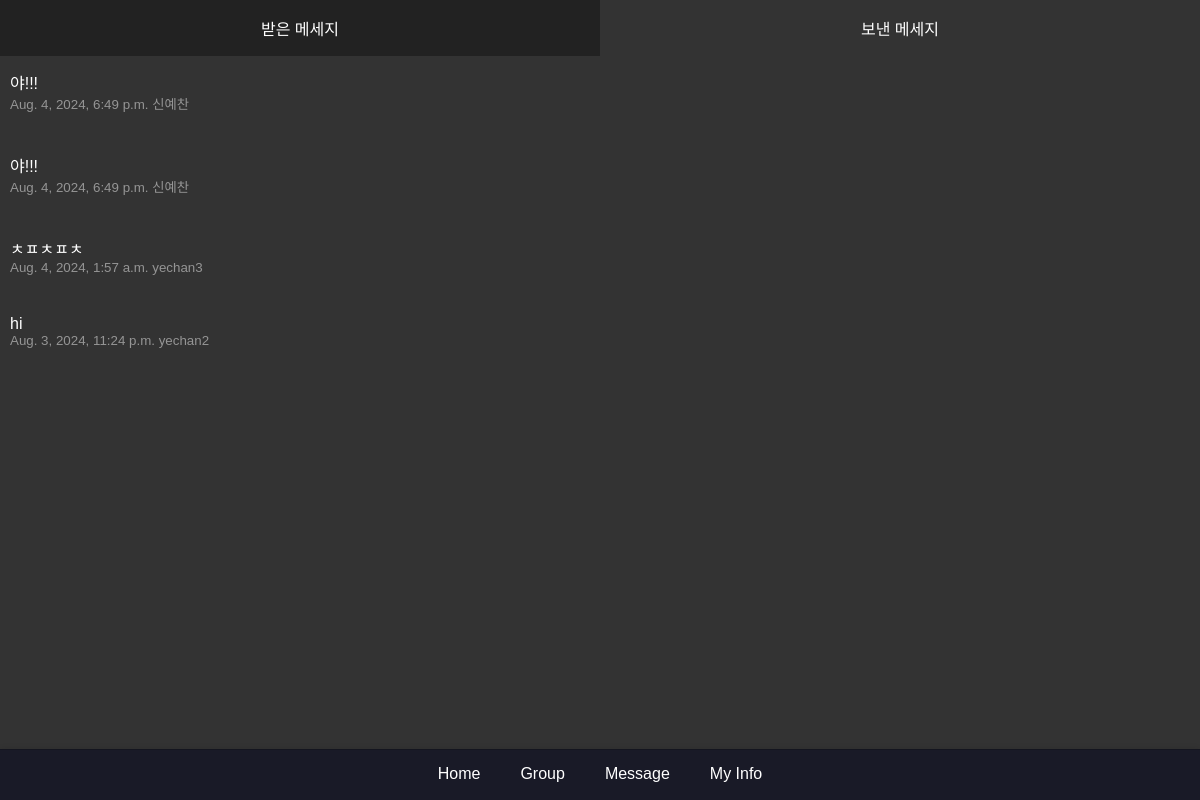
The app's page /message/sent/ (signed in), older data.
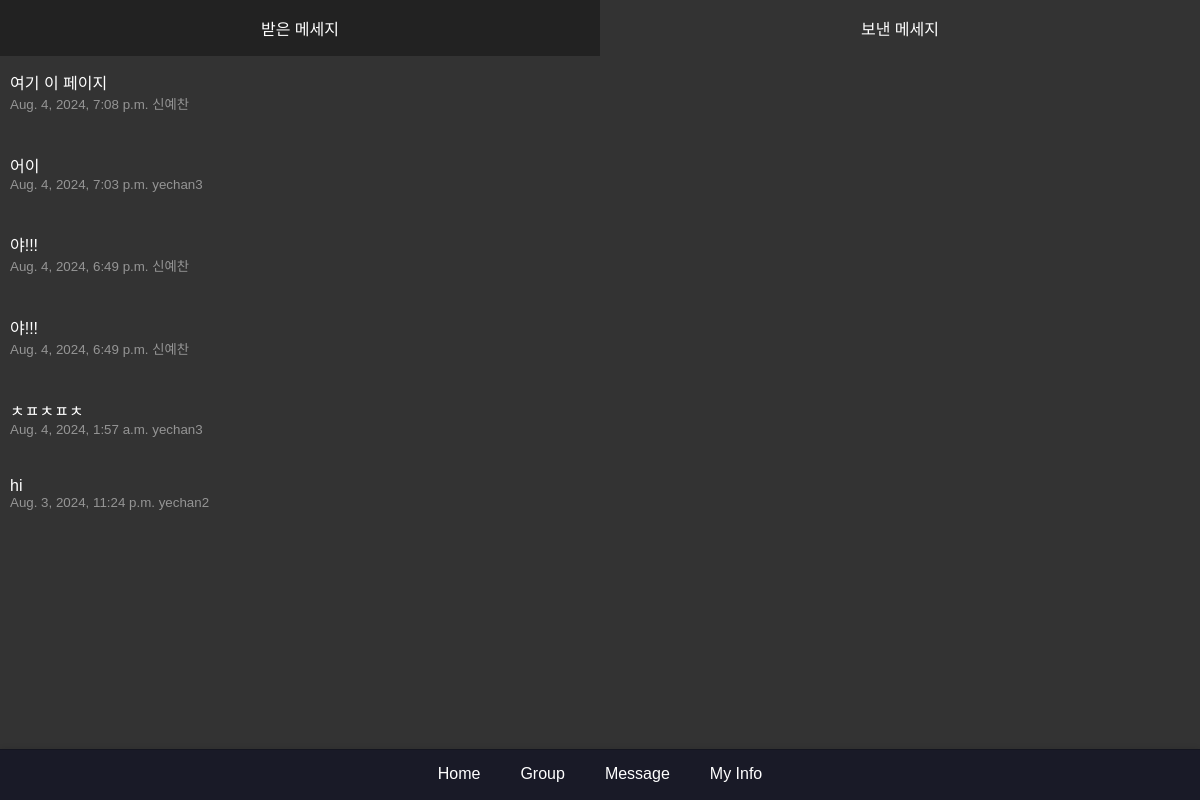
The same page, newer data.
### message/models.py (models this page shows)
class message(models.Model):
    sender = models.ForeignKey(CustomUser, related_name='sent_message', on_delete=models.CASCADE)
    receiver = models.ForeignKey(CustomUser, related_name='received_message', on_delete=models.CASCADE)
    content = models.TextField()
    timestamp = models.DateTimeField(auto_now_add=True)

### main/models.py (models this page shows)
class CustomUser(AbstractUser):
    following = models.ManyToManyField(
        "self", #User 인스턴스가 다른 인스턴스 참조
        verbose_name="팔로우 중인 사용자들",
        related_name="followers",
        symmetrical=False,
        through="relationship.Relationship"
    )
    top_apps = models.JSONField(default=dict, blank=True, null=True)
    total_screentimes = models.IntegerField(blank=True, null=True)

### message/views.py (the view)
# urls.py: path('sent/', sent_list, name="sent_list"),
@login_required
def sent_list(request):
    sent_messages= message.objects.filter(sender=request.user).order_by('-timestamp')
    return render(request, 'sent_list.html', {'sent_messages':sent_messages})

### message/templates/sent_list.html
{% extends "base.html" %}{% load static %} {% block extra_css %}<link
  rel="stylesheet"
  href="{% static 'css/message.css' %}"
/>{% endblock %} {% block title %}Sent Messages List{% endblock %}
{%block content %}
<div class="header">
  <a href="{% url 'received_list' %}" class="noactive_message">받은 메세지</a>
  <div class="active_message">
    <p>보낸 메세지</p>
  </div>
</div>
<div class="messageListt">
  {% for sent_message in sent_messages %}
  <div class="messageboxx">
    <a
      href="{% url 'user_profile' user_id=sent_message.receiver.id %}"
      class="message-content"
    >
      <div class="message-text">{{ sent_message.content }}</div>
      <div class="message-meta">
        {{ sent_message.timestamp }} {{ sent_message.receiver }}
      </div>
    </a>
  </div>
  {% endfor %}
</div>
{% endblock %}

Row changes from the older to the newer data that the page shows:
added message: content "여기 이 페이지", timestamp "Aug. 4, 2024, 7:08 p.m.", receiver "신예찬"
added message: content "어이", timestamp "Aug. 4, 2024, 7:03 p.m.", receiver "yechan3"
